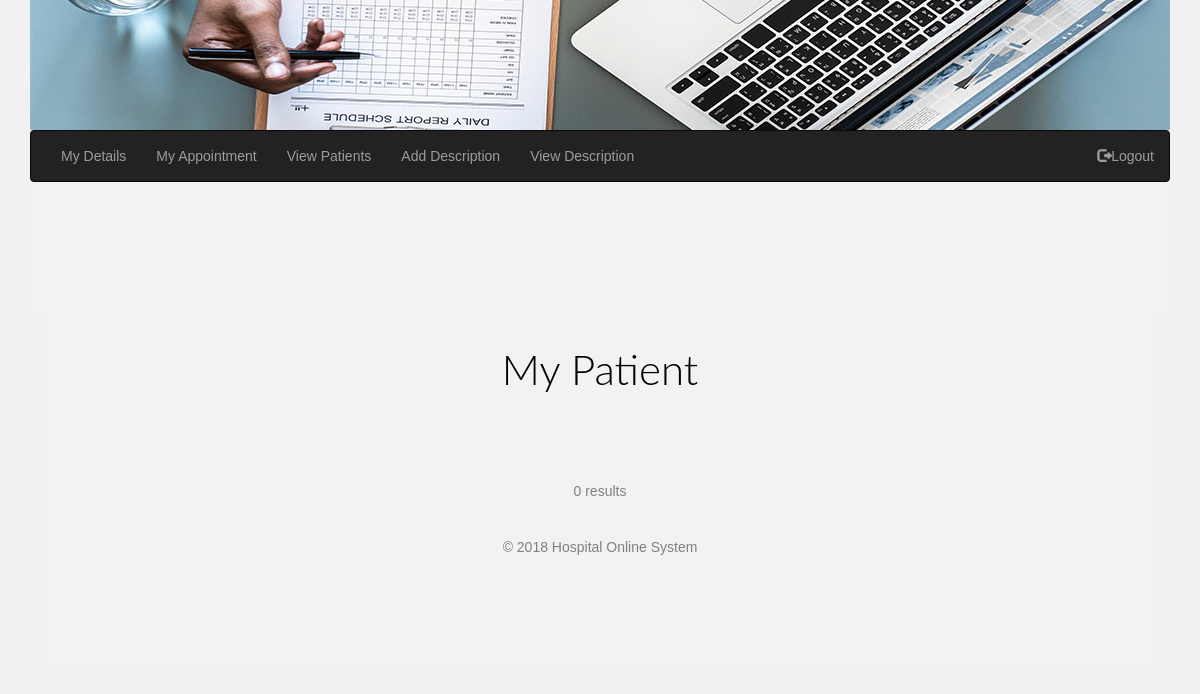
The app's page /doctor/view_pationt.php (signed in), older data.
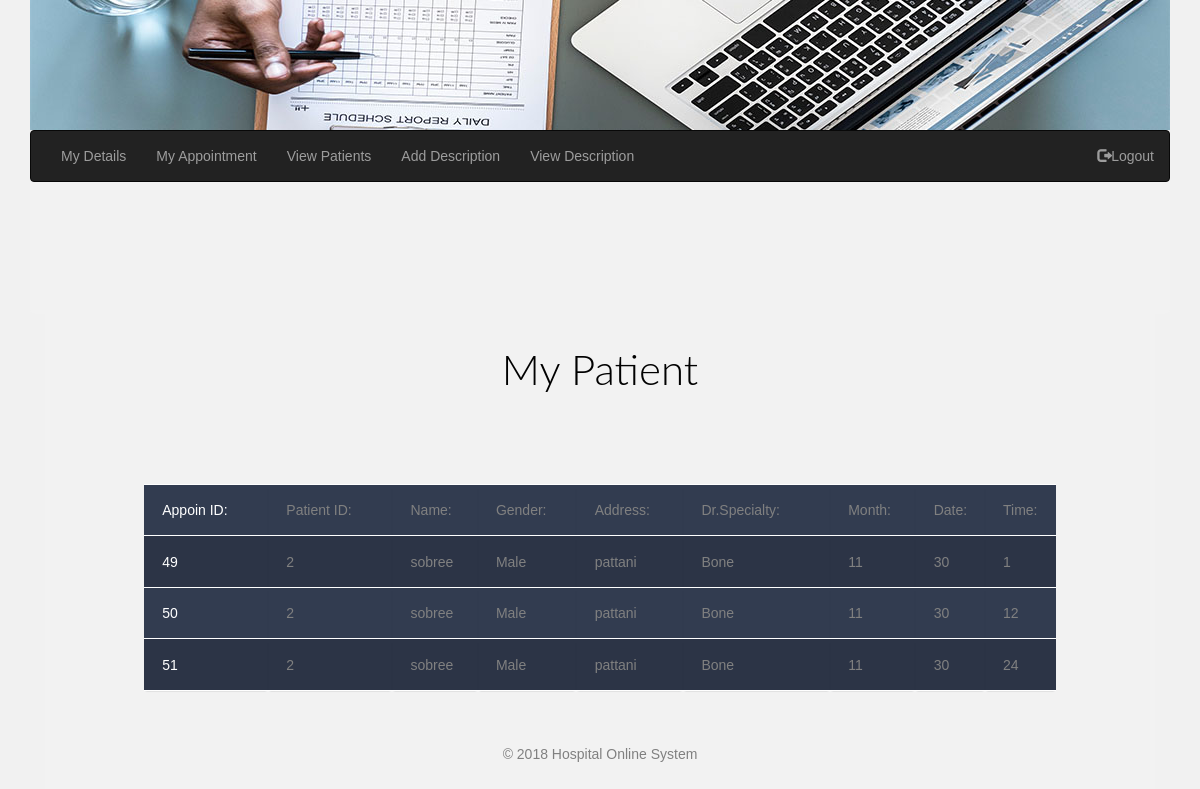
The same page, newer data.
### tables this page shows
CREATE TABLE `appoin` (
  `appoin_id` int(11) NOT NULL,
  `dr_id` int(11) NOT NULL,
  `user_id` int(11) NOT NULL,
  `a_month` int(11) NOT NULL,
  `a_date` int(11) NOT NULL,
  `a_time` int(11) NOT NULL
);

CREATE TABLE `patient` (
  `user_id` int(10) NOT NULL,
  `u_name` varchar(50) NOT NULL,
  `gender` varchar(50) NOT NULL,
  `u_pass` int(50) NOT NULL,
  `u_address` varchar(100) NOT NULL,
  `u_mobile` int(20) NOT NULL,
  `u_email` varchar(50) NOT NULL
);

CREATE TABLE `doctor` (
  `dr_id` int(10) NOT NULL,
  `dr_name` varchar(50) NOT NULL,
  `gender` varchar(20) NOT NULL,
  `dr_pass` int(50) NOT NULL,
  `dr_address` varchar(500) NOT NULL,
  `dr_mobile` int(20) NOT NULL,
  `dr_Email` varchar(100) NOT NULL,
  `dr_specialty` varchar(500) NOT NULL,
  `id_cate` int(10) NOT NULL
);

### doctor/view_pationt.php (the view, shortened to what this page needs)
<!DOCTYPE html>
<html>
<head>
		<link rel="stylesheet" href="https://maxcdn.bootstrapcdn.com/bootstrap/3.3.6/css/bootstrap.min.css" />
        <link rel="stylesheet" type="text/css" href=".../../../CSS/style.css">
        <link rel="stylesheet" type="text/css" href=".../../../CSS/tablestyle.css">
</head>
<body>
	<div class="container">
	   <div class="row">
        <?php include '.../../menudr.php'; ?>
	   </div>
       <br>
	   <?php
$servername = 'localhost';
$username = 'root';
$password = '';
$dbname = 'hospital';
$conn = mysqli_connect($servername, $username, $password, $dbname);
$p_id = $_SESSION['dr_id'];
$sql = 'SELECT appoin.appoin_id,patient.user_id,patient.u_name,patient.gender,patient.u_address,doctor.dr_specialty,appoin.a_month,appoin.a_date,appoin.a_time FROM ((appoin INNER JOIN patient ON appoin.user_id= patient.user_id) INNER JOIN doctor ON appoin.dr_id='.$p_id.' AND doctor.dr_id='.$p_id.') ';
$result = mysqli_query($conn, $sql);
   echo '<h2>My Patient</h2>';
if ($result->num_rows > 0) {
    echo'<table class="container">';
    echo'<tr>';
    echo'<td>Appoin ID:</td>';
    echo'<td>Patient ID:</td>';
    echo'<td>Name:</td>';
    echo'<td>Gender:</td>';
    echo'<td>Address:</td>';
    echo'<td>Dr.Specialty:</td>';
    echo'<td>Month:</td>';
    echo'<td>Date:</td>';
    echo'<td>Time:</td>';
    echo'</tr>';
    while ($row = $result->fetch_assoc()) {
        echo'<tr>';
        echo'<td>'.$row['appoin_id'].'</td>';
        echo'<td>'.$row['user_id'].'</td>';
        echo'<td>'.$row['u_name'].'</td>';
        echo'<td>'.$row['gender'].'</td>';
        echo'<td>'.$row['u_address'].'</td>';
        echo'<td>'.$row['dr_specialty'].'</td>';
        echo'<td>'.$row['a_month'].'</td>';
        echo'<td>'.$row['a_date'].'</td>';
        echo'<td>'.$row['a_time'].'</td>';
        echo'</tr>';
    }
    echo'</table>';
} else {
    echo '0 results';
}
?>
<br>
<br>
<br>
<br>
<marquee behavior="alternate" direction="up" width="100%"><marquee direction="right">&copy;  2018  Hospital Online System  </marquee></marquee>
</body>
</html>

Row changes from the older to the newer data that the page shows:
added appoin: appoin_id "49", user.user_id "2", user.u_name "sobree", user.gender "Male", user.u_address "pattani", dr.dr_specialty "Bone", a_month "11", a_date "30", a_time "1"
added appoin: appoin_id "50", user.user_id "2", user.u_name "sobree", user.gender "Male", user.u_address "pattani", dr.dr_specialty "Bone", a_month "11", a_date "30", a_time "12"
added appoin: appoin_id "51", user.user_id "2", user.u_name "sobree", user.gender "Male", user.u_address "pattani", dr.dr_specialty "Bone", a_month "11", a_date "30", a_time "24"
Text that changed along with them:
text no longer shown: "0 results"
text now shown: "Appoin ID: Patient ID: Name: Gender: Address: Dr.Specialty: Month: Date: Time:"
